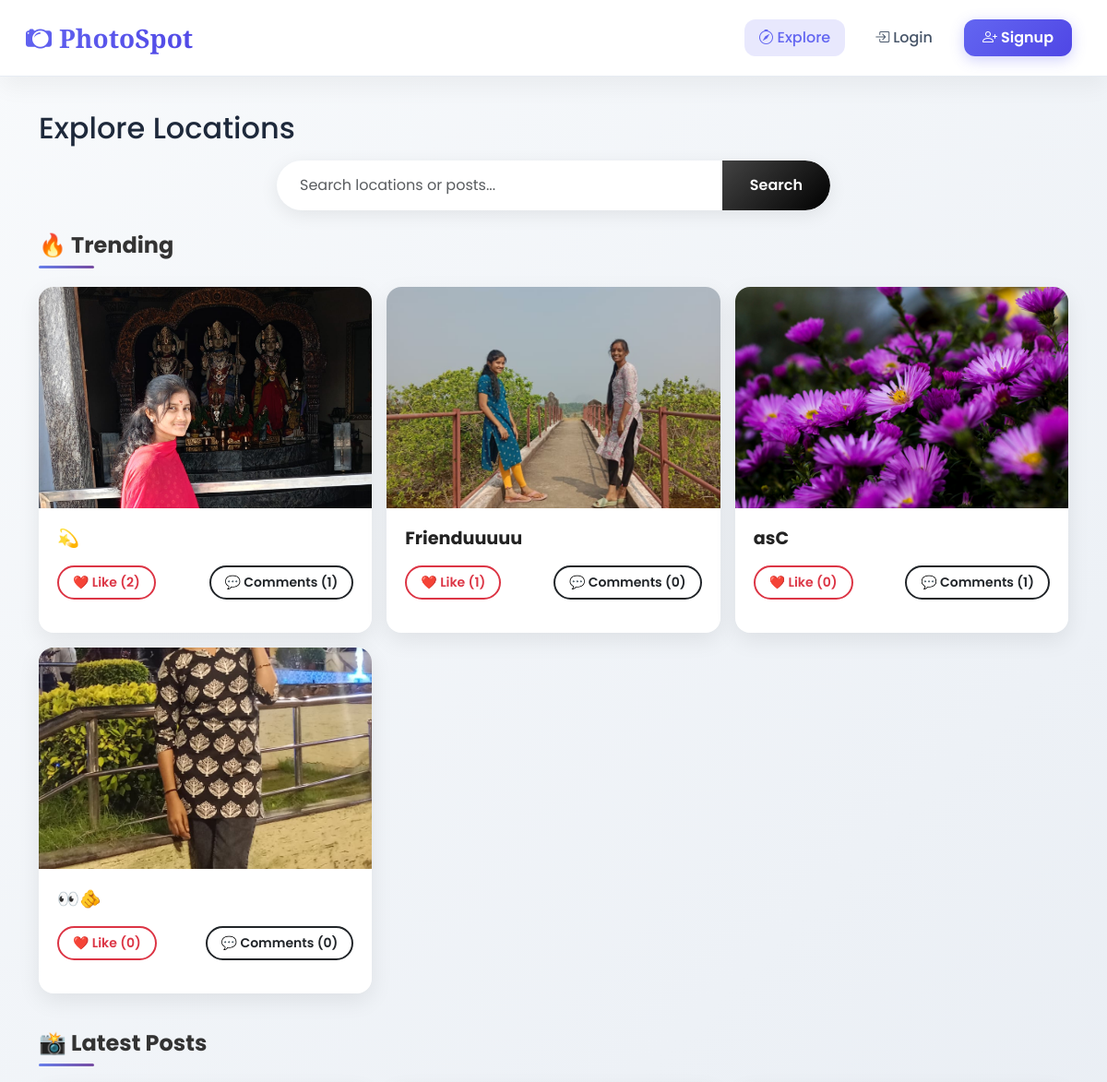
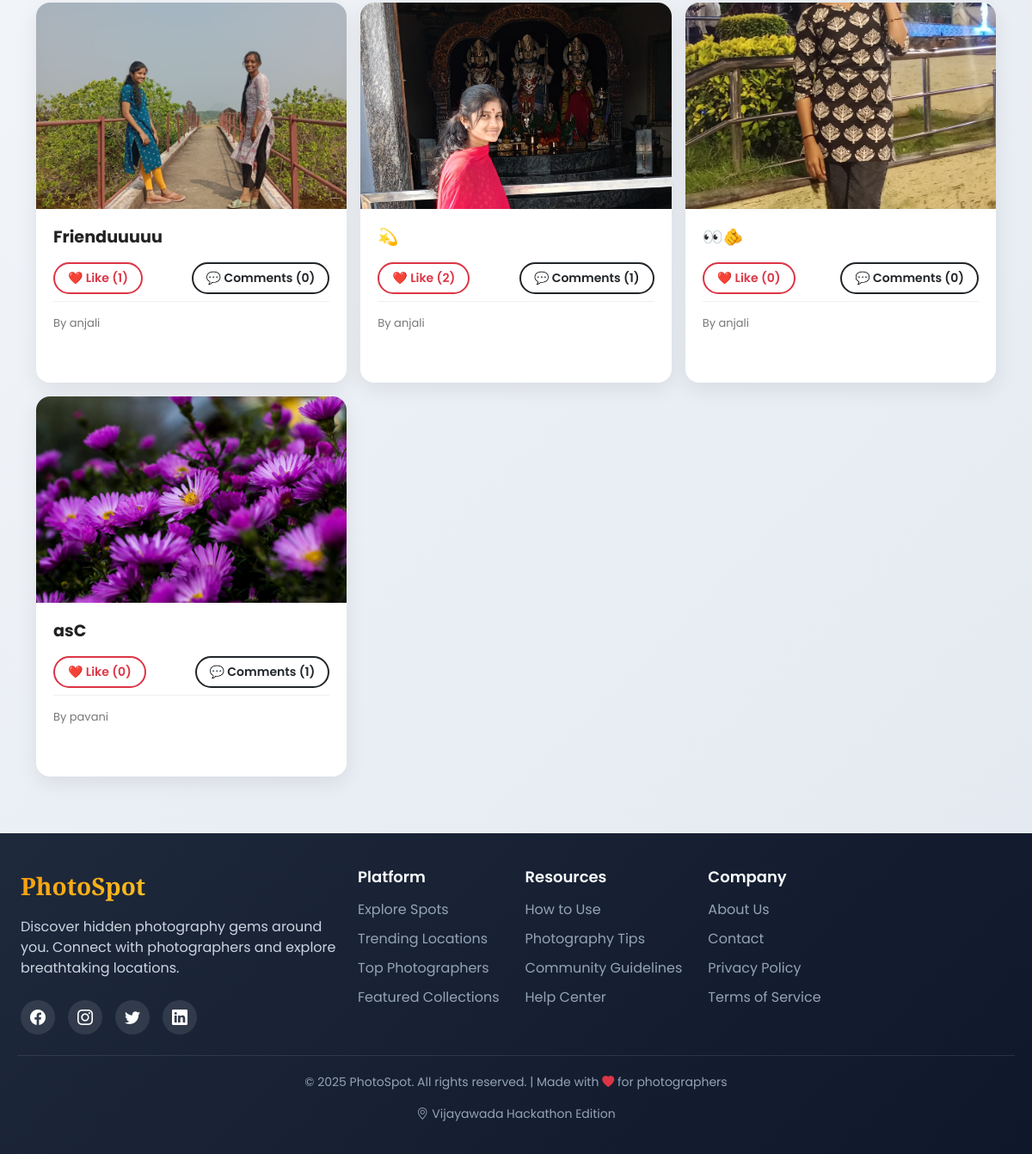
The page / on the database its author committed (2 pictures, top to bottom).
### main/models.py (models this page shows, shortened)
class Post(models.Model):
    uploader = models.ForeignKey(User, on_delete=models.CASCADE, related_name='posts')
    title = models.CharField(max_length=200)
    description = models.TextField(blank=True)
    location = models.ForeignKey(Location, on_delete=models.SET_NULL, null=True, blank=True)
    image = models.ImageField(upload_to='posts/',  blank=True, null=True)
    video = models.FileField(upload_to='videos/', blank=True, null=True)
    created_at = models.DateTimeField(auto_now_add=True)

### main/views.py (the view, shortened to what this page needs)
# urls.py: path('', views.explore, name='explore'),
def explore(request):
    q = request.GET.get('q', '').strip()
    posts = (
        Post.objects
        .select_related('uploader', 'location')
        .annotate(
            like_count=Count('likes', distinct=True),
            comment_count=Count('comments', distinct=True)
        )
    )
    posts = posts.order_by('-created_at')
    trending = (
        Post.objects
        .annotate(
            like_count=Count('likes', distinct=True),
            comment_count=Count('comments', distinct=True),
            score=ExpressionWrapper(
                F('like_count') * 2 + F('comment_count'),
                output_field=IntegerField()
            )
        )
        .order_by('-score', '-created_at')[:6]
    )
    return render(request, 'main/explore.html', {
        'posts': posts,
        'trending': trending,
        'query': q
    })

### main/templates/main/explore.html (shortened to what this page needs)
{% extends 'main/base.html' %}
{% block content %}
<h2 class="mb-3">Explore Locations</h2>
<form method="GET" class="mb-4">
    <div class="input-group">
        <input type="text" name="q" class="form-control"
               placeholder="Search locations or posts..." value="{{ query }}">
        <button class="btn btn-dark">Search</button>
    </div>
</form>
<h4 class="mt-3">🔥 Trending</h4>
<div class="row">
    {% for t in trending %}
    <div class="col-md-4">
        <div class="card mb-3">
            {% if t.image %}
                <img src="{{ t.image.url }}" class="card-img-top popup-trigger"
                     data-id="{{ t.id }}" data-type="image" data-src="{{ t.image.url }}">
            {% elif t.video and t.video.name %}
                <video class="card-img-top popup-trigger" muted
                       data-id="{{ t.id }}" data-type="video" data-src="{{ t.video.url }}">
                    <source src="{{ t.video.url }}">
                </video>
            {% endif %}
            <div class="card-body">
                <h5>{{ t.title }}</h5>
                <div class="d-flex justify-content-between">
                    <button class="btn btn-sm btn-outline-danger like-btn" data-id="{{ t.id }}">
                        ❤️ Like ({{ t.like_count }})
                    </button>
                    <button class="btn btn-sm btn-outline-dark popup-trigger"
                            data-id="{{ t.id }}"
                            data-type="{% if t.image %}image{% elif t.video and t.video.name %}video{% else %}none{% endif %}"
                            data-src="{% if t.image %}{{ t.image.url }}{% elif t.video and t.video.name %}{{ t.video.url }}{% else %}#{% endif %}">
                        💬 Comments ({{ t.comment_count }})
                    </button>
                </div>
            </div>
        </div>
    </div>
    {% empty %}
        <p>No trending posts.</p>
    {% endfor %}
</div>
<h4 class="mt-4">📸 Latest Posts</h4>
<div class="row">
    {% for p in posts %}
    <div class="col-md-4">
        <div class="card mb-4">
            {% if p.image %}
                <img src="{{ p.image.url }}" class="card-img-top popup-trigger"
                     data-id="{{ p.id }}" data-type="image" data-src="{{ p.image.url }}">
            {% elif p.video and p.video.name %}
                <video class="card-img-top popup-trigger" muted
                       data-id="{{ p.id }}" data-type="video" data-src="{{ p.video.url }}">
                    <source src="{{ t.video.url }}">
                </video>
            {% endif %}
            <div class="card-body">
                <h5>{{ p.title }}</h5>
                <div class="d-flex justify-content-between">
                    <button class="btn btn-sm btn-outline-danger like-btn" data-id="{{ p.id }}">
                        ❤️ Like ({{ p.like_count }})
                    </button>
                    <button class="btn btn-sm btn-outline-dark popup-trigger"
                            data-id="{{ p.id }}"
                            data-type="{% if p.image %}image{% elif p.video and p.video.name %}video{% else %}none{% endif %}"
                            data-src="{% if p.image %}{{ p.image.url }}{% elif p.video and p.video.name %}{{ p.video.url }}{% else %}#{% endif %}">
                        💬 Comments ({{ p.comment_count }})
                    </button>
                </div>
                <p class="text-muted mt-2">
                    By {{ p.uploader.username }} <br>
                </p>
            </div>
        </div>
    </div>
    {% empty %}
        <p>No posts.</p>
    {% endfor %}
</div>
{% endblock %}

### main/templates/main/base.html (shortened to what this page needs)
<!DOCTYPE html>
<html lang="en">
<head>
    <link href="https://cdn.jsdelivr.net/npm/bootstrap@5.3.0/dist/css/bootstrap.min.css" rel="stylesheet">
    <link rel="stylesheet" href="https://cdn.jsdelivr.net/npm/bootstrap-icons@1.10.0/font/bootstrap-icons.css">
</head>
<body>
<nav class="navbar navbar-expand-lg navbar-dark bg-dark px-3">
    <div class="container-fluid">
        <a class="navbar-brand" href="{% url 'explore' %}">
            <i class="bi bi-camera2 me-2"></i>PhotoSpot
        </a>
        <div class="collapse navbar-collapse" id="navMenu">
            <ul class="navbar-nav ms-auto align-items-center">
                {% if user.is_authenticated %}
                    <li class="nav-item">
                        <a class="nav-link" href="{% url 'explore' %}">
                            <i class="bi bi-compass me-1"></i>Explore
                        </a>
                    </li>
                    <li class="nav-item">
                        <a class="nav-link btn-upload" href="{% url 'post_create' %}">
                            <i class="bi bi-cloud-upload me-1"></i>Upload
                        </a>
                    </li>
                    <li class="nav-item dropdown">
                        <a class="nav-link dropdown-toggle" href="#" id="userDropdown" role="button"
                           data-bs-toggle="dropdown" aria-expanded="false">
                            <i class="bi bi-person-circle me-1"></i>{{ user.username|default:"Profile" }}
                        </a>
                        <ul class="dropdown-menu dropdown-menu-end" aria-labelledby="userDropdown">
                            <li><a class="dropdown-item" href="{% url 'profile' user.username %}">
                                <i class="bi bi-person me-2"></i>My Profile
                            </a></li>
                            <li><hr class="dropdown-divider"></li>
                            <li><a class="dropdown-item text-danger" href="{% url 'logout' %}">
                                <i class="bi bi-box-arrow-right me-2"></i>Logout
                            </a></li>
                        </ul>
                    </li>
                {% else %}
                    <li class="nav-item">
                        <a class="nav-link" href="{% url 'explore' %}">
                            <i class="bi bi-compass me-1"></i>Explore
                        </a>
                    </li>
                    <li class="nav-item">
                        <a class="nav-link" href="{% url 'login' %}">
                            <i class="bi bi-box-arrow-in-right me-1"></i>Login
                        </a>
                    </li>
                    <li class="nav-item">
                        <a class="nav-link btn-upload" href="{% url 'signup' %}">
                            <i class="bi bi-person-plus me-1"></i>Signup
                        </a>
                    </li>
                {% endif %}
            </ul>
        </div>
    </div>
</nav>
    <div class="container main-container fade-in">
    {% block content %}{% endblock %}
</div>
<footer>
    <div class="footer-content">
        <div class="row">
            <div class="col-lg-4 mb-4">
                <div class="footer-brand">PhotoSpot</div>
                <p class="footer-tagline">
                    Discover hidden photography gems around you. Connect with photographers and explore breathtaking locations.
                </p>
                <div class="social-icons">
                    <a href="#" class="social-icon"><i class="bi bi-facebook"></i></a>
                    <a href="#" class="social-icon"><i class="bi bi-instagram"></i></a>
                    <a href="#" class="social-icon"><i class="bi bi-twitter"></i></a>
                    <a href="#" class="social-icon"><i class="bi bi-linkedin"></i></a>
                </div>
            </div>
            <div class="col-lg-8">
                <div class="footer-links">
                    <div class="footer-column">
                        <h5>Platform</h5>
                        <ul>
                            <li><a href="{% url 'explore' %}">Explore Spots</a></li>
                            <li><a href="#">Trending Locations</a></li>
                            <li><a href="#">Top Photographers</a></li>
                            <li><a href="#">Featured Collections</a></li>
                        </ul>
                    </div>
                    <div class="footer-column">
                        <h5>Resources</h5>
                        <ul>
                            <li><a href="#">How to Use</a></li>
                            <li><a href="#">Photography Tips</a></li>
                            <li><a href="#">Community Guidelines</a></li>
                            <li><a href="#">Help Center</a></li>
                        </ul>
                    </div>
                    <div class="footer-column">
                        <h5>Company</h5>
                        <ul>
                            <li><a href="#">About Us</a></li>
                            <li><a href="#">Contact</a></li>
                            <li><a href="#">Privacy Policy</a></li>
                            <li><a href="#">Terms of Service</a></li>
                        </ul>
                    </div>
                </div>
            </div>
        </div>
        <div class="copyright">
            <p>&copy; 2025 PhotoSpot. All rights reserved. | Made with <i class="bi bi-heart-fill text-danger"></i> for photographers</p>
            <p class="mt-2">
                <i class="bi bi-geo-alt me-1"></i>Vijayawada Hackathon Edition
            </p>
        </div>
    </div>
</footer>
</body>
</html>

### main/templates/main/base.html (style rules this page uses)
html { overflow-y: scroll; }
body { margin: 0; padding: 0; width: 100%; }
:root { --primary: #6366f1; --primary-dark: #4f46e5; --secondary: #f8fafc; --accent: #f59e0b; --dark: #1e293b; --light: #f1f5f9; --shadow: 0 10px 25px rgba(0, 0, 0, 0.05); --shadow-hover: 0 15px 30px rgba(0, 0, 0, 0.1); --radius: 16px; --transition: all 0.3s ease; }
* { margin: 0; padding: 0; box-sizing: border-box; }
body { font-family: 'Poppins', sans-serif; background: linear-gradient(135deg, #f8fafc 0%, #e2e8f0 100%); color: var(--dark); min-height: 100vh; display: flex; flex-direction: column; }
.navbar { position: fixed; top: 0; left: 0; width: 100%; z-index: 1000; background: rgba(255, 255, 255, 0.95) !important; backdrop-filter: blur(10px); border-bottom: 1px solid rgba(226, 232, 240, 0.8); padding: 15px 0; box-shadow: var(--shadow); }
.navbar-brand { font-family: 'Playfair Display', serif; font-weight: 700; font-size: 28px; background: linear-gradient(135deg, var(--primary) 0%, var(--primary-dark) 100%); -webkit-background-clip: text; -webkit-text-fill-color: transparent; transition: var(--transition); }
.nav-link { font-weight: 500; color: #475569 !important; margin: 0 8px; padding: 8px 16px !important; border-radius: 12px; transition: var(--transition); }
.nav-link.active { color: var(--primary) !important; background: rgba(99, 102, 241, 0.15); }
.btn-upload { background: linear-gradient(135deg, var(--primary) 0%, var(--primary-dark) 100%); color: white !important; border-radius: 12px; padding: 8px 20px !important; margin: 0 10px; font-weight: 600; box-shadow: 0 4px 15px rgba(99, 102, 241, 0.3); transition: var(--transition); }
.main-container { padding-top: 120px; padding-bottom: 50px; }
footer { background: linear-gradient(135deg, var(--dark) 0%, #0f172a 100%); color: white; padding: 40px 0 20px; margin-top: auto; }
.footer-content { max-width: 1200px; margin: 0 auto; padding: 0 20px; }
.footer-brand { font-family: 'Playfair Display', serif; font-size: 28px; font-weight: 700; background: linear-gradient(135deg, #f59e0b 0%, #fbbf24 100%); -webkit-background-clip: text; -webkit-text-fill-color: transparent; margin-bottom: 15px; display: inline-block; }
.footer-tagline { color: #cbd5e1; font-size: 16px; margin-bottom: 25px; max-width: 400px; }
.footer-links { display: flex; flex-wrap: wrap; gap: 30px; margin-bottom: 30px; }
.footer-column h5 { color: #f8fafc; font-size: 18px; margin-bottom: 15px; font-weight: 600; }
.footer-column ul { list-style: none; padding: 0; }
.footer-column ul li { margin-bottom: 10px; }
.footer-column ul li a { color: #94a3b8; text-decoration: none; transition: var(--transition); }
.social-icons { display: flex; gap: 15px; margin-top: 20px; }
.social-icon { width: 40px; height: 40px; background: rgba(255, 255, 255, 0.1); border-radius: 50%; display: flex; align-items: center; justify-content: center; color: white; font-size: 18px; transition: var(--transition); }
.copyright { text-align: center; padding-top: 20px; border-top: 1px solid rgba(255, 255, 255, 0.1); color: #94a3b8; font-size: 14px; }
.fade-in { animation: fadeIn 0.6s ease-out; }

### rows shown on the page
Post: image (picture), title "💫", like_count "2", comment_count "1", uploader.username "anjali"
Post: image (picture), title "Frienduuuuu", like_count "1", comment_count "0", uploader.username "anjali"
Post: image (picture), title "asC", like_count "0", comment_count "1", uploader.username "pavani"
Post: image (picture), title "👀🫵", like_count "0", comment_count "0", uploader.username "anjali"
